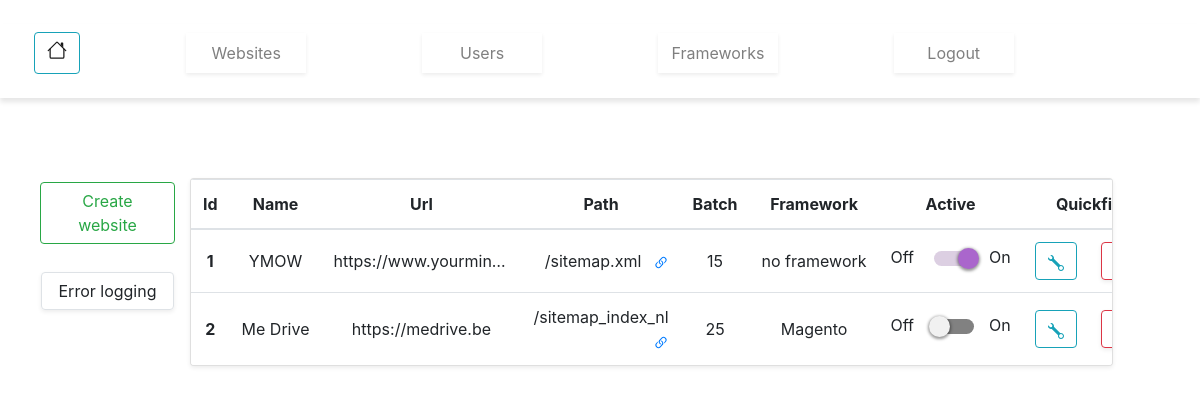
/websites.php (signed in), run on the app's committed database.
### tables this page shows
CREATE TABLE IF NOT EXISTS `websites` (
  `id` bigint(11) UNSIGNED NOT NULL AUTO_INCREMENT,
  `name` varchar(255) DEFAULT NULL,
  `url` varchar(255) DEFAULT NULL,
  `path` varchar(255) DEFAULT NULL,
  `batch` int(11) UNSIGNED DEFAULT NULL,
  `framework_id` bigint(11) UNSIGNED DEFAULT NULL,
  `active` tinyint(1) DEFAULT '0',
  PRIMARY KEY (`id`),
  KEY `framework_id` (`framework_id`)
);

### database/Database.php (called while the page is built, shortened)
<?php
class Database
{
    public $connection;
    public function open_db_connection(){
        $this->connection = new mysqli(DB_HOST,DB_USER,DB_PASS,DB_NAME,DB_PORT);
    }
    public function query($sql){
        $result = $this->connection->query($sql);
        return $result;
    }
}
$database = new Database();

### app/Queries.php (called while the page is built, shortened)
<?php
class Queries
{
    public static function find_tables()
    {
        global $database;
        return $result = $database->query("SHOW COLUMNS FROM " . static::$db_table);
    }
    public static function find_all()
    {
        return $result = static::find_this_query("SELECT * FROM " . static::$db_table);
    }
    public static function find_byId($id)
    {
        $result = static::find_this_query("SELECT * FROM " . static::$db_table . " WHERE ID=$id");
        return !empty($result) ? array_shift($result) : false;
    }
}

### app/Dbobject.php (called while the page is built, shortened)
<?php
class Dbobject extends Queries
{
    public function __construct(){
        $this->public_properties();
    }
    public static function find_this_query($sql)
    {
        global $database;
        $result = $database->query($sql);
        $the_object_array = array();
        while ($row = mysqli_fetch_array($result)) {
            $the_object_array[] = static::instance($row);
        }
        return $the_object_array;
    }
    private static function instance($result){
        $the_object = new static();
        foreach($result as $the_attribute => $value){
            if($the_object->has_the_attribute($the_attribute)) {
                $the_object->$the_attribute = $value;
            }
        }
        return $the_object;
    }
    private function has_the_attribute($the_attribute){
        $object_properties = get_object_vars($this);
        return array_key_exists($the_attribute, $object_properties);
    }
    public static function db_tables()
    {
        $result = self::find_tables();
        $id = array();
        while ($row = mysqli_fetch_array($result)) {
            $id[] = $row[0];
        }
        return $id;
    }
    public function public_properties()
    {
        $result = $result = self::find_tables();
    }
}

### websites.php (the view, shortened to what this page needs)
<?php
include('layout/head.php');
include('layout/content-top.php');
$websites = Website::find_all();
?>
<section class="row mt-4">
    <div class="col-12 vh-4">
    </div>
    <div class="col-2">
        <ul class="d-flex flex-column justify-content-around">
            <li class="list-unstyled mx-auto">
                <div class="mt-1">
                    <a class="btn btn-outline-success rounded mt-4" href="add_website.php">Create website</a>
                </div>
            </li>
            <li class="list-unstyled mx-auto">
                <div class="mt-1">
                        <a href="errormessages.php"  class="btn shadow-sm border rounded mt-4 text-center">&nbsp;Error logging&nbsp;</a>
                </div>
            </li>
        </ul>
    </div>
    <div class="col-9 mr-auto mt-4 px-0">
        <div class="card shadow-sm table-responsive">
            <table class="table table-centered mb-0 text-center">
                <thead class="">
                <?php
                echo Website::tableheading();
                ?>
                <th scope="col" colspan="2">Quickfix</th>
                </thead>
                <?php if(!empty($websites)) {?>
                <tbody class="card-body">
                <?php foreach ($websites as $website) { ?>
                    <tr>
                        <th scope="row"><?php echo $website->id; ?></th>
                        <td title="<?php echo $website->name; ?>"class=""><?php echo $website->name; ?></td>
                        <td title="<?php echo $website->url; ?>" class=""><?php echo $website->url; ?></td>
                        <td class=""><?php echo $website->path; ?><a href="<?php echo $website->url; ?>"
                                                                     class="text-primary float-right">
                            </a></td>
                        <td class=""><?php echo $website->batch; ?></td>
                        <td title=""><?php echo $website->framework_id ? isset(Framework::find_byId($website->framework_id)->name)?Framework::find_byId($website->framework_id)->name:'Deprecated' : 'no framework' ?></td>
                        <td><div class="mid">
                                <div class="switch">
                                    <form name="website_edit" method="post">
                                        <div class="">
                                    <label>
                                        Off
                                        <span class="lever"></span> On
                                    </label>
                                        </div>
                                    </form>
                                </div>
                            </div>
                        </td>
                        <td><a class="btn btn-outline-info rounded align-self-center"
                               href="edit_website.php?id=<?php echo $website->id; ?>">
                            </a>
                        </td>
                        <td>
                            <form method="post" action="edit_website.php?id=<?php echo $website->id; ?>">
                                <button type="submit" name="submit" value="Delete_Website"
                                        class="btn btn-outline-danger rounded shadow-sm align-self-center">
                                </button>
                            </form>
                        </td>
                    </tr>
                <?php } ?>
                </tbody>
                <?php } ?>
            </table>
        </div>
    </div>
</section>
<?php
include('layout/footer.php');
?>

### layout/head.php (shortened to what this page needs)
<!doctype html>
<html lang="nl">
<head>
    <link rel="stylesheet" href="css/style.css">
    <link rel="stylesheet" href="css/bootstrap.min.css">
</head>

### layout/content-top.php (shortened to what this page needs)
<body>
<header>
    <nav class="navbar navbar-expand-lg navbar-light mt-4 pb-4">
        <div class="collapse navbar-collapse d-flex justify-content-between" id="navbarNav">
            <div class="col-1">
                <a class="navbar-brand btn btn-outline-info rounded " href="index.php">
                </a>
            </div>
            <div class="col-10 mr-auto">
                <ul class="navbar-nav mx-auto d-flex justify-content-around">
                    <li class="nav-item ">
                        <a class="nav-link shadow-sm " href="websites.php" >Websites</a>
                    </li>
                    <li class="nav-item">
                        <a class="nav-link shadow-sm" href="users.php">Users</a>
                    </li>
                    <li class="nav-item">
                        <a class="nav-link shadow-sm" href="frameworks.php">Frameworks</a>
                    </li>
                    <li class="nav-item">
                        <a class="nav-link shadow-sm" href="logout.php">Logout</a>
                    </li>
                </ul>
            </div>
        </div>
    </nav>
</header>

### app/Table.php (shortened to what this page needs)
<?php
trait Table
{
    public static function tableheading(){
        $tableheading="";
        foreach ($result = static::db_tables() as $row){
            $tableheading .= "<th scope='col'>".str_replace('_id',"",ucfirst($row))."</th>";
        }
        return $tableheading;
    }
}

### layout/footer.php (shortened to what this page needs)
</body>
</html>

### css/style.css (style rules this page uses)
nav { box-shadow: 0px 4px 5px rgba(0,0,0,0.1); text-align: center; }
nav .nav-link { width: 120px; }
.table td, .table th { max-width: 200px!important; padding: .75rem!important; vertical-align: middle!important; border-top: 1px solid #dee2e6!important;; overflow: hidden!important;; text-overflow: ellipsis!important;; white-space: nowrap!important;; }
.vh-4 { height: 4vh; }
.switch label .lever { position: relative; display: inline-block; margin: 0 1rem; margin-right: .625rem; vertical-align: middle; content: ""; background-color: #818181; border-radius: .9375rem; width: 2.5rem; height: .9375rem; -webkit-transition: background .3s ease; transition: background .3s ease; }
.switch label input[type="checkbox"]:checked+.lever { background-color: #dccfe2; }
.switch label { cursor: pointer; }
.switch label input[type="checkbox"]:checked+.lever:after { left: 1.5rem; background-color: #a6c; }
.switch label .lever:after { position: absolute; top: -.1875rem; left: -.3125rem; display: inline-block; content: ""; background-color: #f1f1f1; border-radius: 1.3125rem; -webkit-box-shadow: 0 0.0625rem 0.1875rem 0.0625rem rgba(0,0,0,0.4); box-shadow: 0 0.0625rem 0.1875rem 0.0625rem rgba(0,0,0,0.4); width: 1.3125rem; height: 1.3125rem; -webkit-transition: left .3s ease,background .3s ease,-webkit-box-shadow 1s ease; transition: left .3s ease,background .3s ease,-webkit-box-shadow 1s ease; transition: left .3s ease,background .3s ease,box-shadow 1s ease; transition: left .3s ease,background .3s ease,box-shadow 1s ease,-webkit-box-shadow 1s ease; }
button, input { overflow: visible; }

### data on the page
websites: id "1", name "YMOW", url "https://www.yourmin…", path "/sitemap.xml", batch "15", shows "no framework"
websites: id "2", name "Me Drive", url "https://medrive.be", path "/sitemap_index_nl", batch "25", name "Magento"

### other printed values
str_replace('_id',"",ucfirst($row)) "Id"
str_replace('_id',"",ucfirst($row)) "Name"
str_replace('_id',"",ucfirst($row)) "Url"
str_replace('_id',"",ucfirst($row)) "Path"
str_replace('_id',"",ucfirst($row)) "Batch"
str_replace('_id',"",ucfirst($row)) "Framework"
str_replace('_id',"",ucfirst($row)) "Active"
